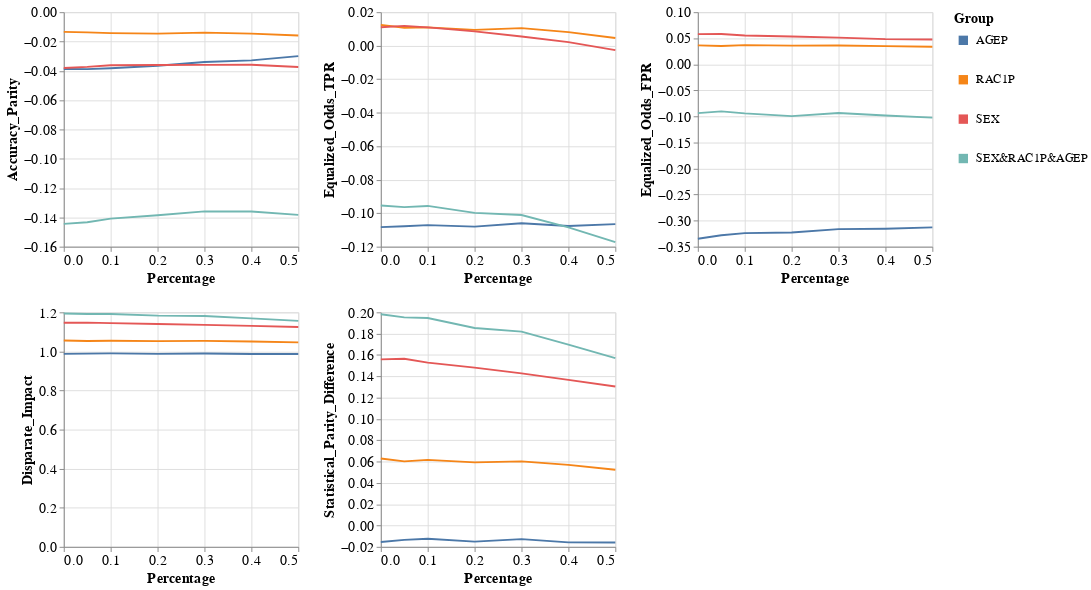

The notebook cell this image was saved under:
### Code cell
visualizer.create_groups_grid_pct_lines_plot(model_name=MODEL_NAMES[0],
                                             target_preprocessing_technique=PREPROCESSING_TECHNIQUES[0],
                                             group_metrics_type='fairness')

### Figure 1 — Vega-Lite specification as saved in the notebook (floating-point values rounded to 4 significant figures)
{"config": {"view": {"continuousWidth": 400, "continuousHeight": 300}, "axis": {"labelFontSize": 15, "titleFontSize": 15}, "legend": {"labelFontSize": 13, "symbolStrokeWidth": 10, "titleFontSize": 15}}, "vconcat": [{"hconcat": [{"mark": "line", "encoding": {"color": {"field": "Group", "type": "nominal"}, "x": {"field": "Percentage", "type": "quantitative"}, "y": {"field": "Metric_Value", "title": "Accuracy_Parity", "type": "quantitative"}}, "height": 250, "width": 250}, {"data": {"name": "data-ad0f767cbd55e0fc0c2838fa5a6bb660"}, "mark": "line", "encoding": {"color": {"field": "Group", "type": "nominal"}, "x": {"field": "Percentage", "type": "quantitative"}, "y": {"field": "Metric_Value", "title": "Equalized_Odds_TPR", "type": "quantitative"}}, "height": 250, "width": 250}, {"data": {"name": "data-da8549512f0180654f8ef8456ee999be"}, "mark": "line", "encoding": {"color": {"field": "Group", "type": "nominal"}, "x": {"field": "Percentage", "type": "quantitative"}, "y": {"field": "Metric_Value", "title": "Equalized_Odds_FPR", "type": "quantitative"}}, "height": 250, "width": 250}]}, {"hconcat": [{"mark": "line", "encoding": {"color": {"field": "Group", "type": "nominal"}, "x": {"field": "Percentage", "type": "quantitative"}, "y": {"field": "Metric_Value", "title": "Disparate_Impact", "type": "quantitative"}}, "height": 250, "width": 250}, {"data": {"name": "data-4366b5b77040f4d0078ce87c58eaea14"}, "mark": "line", "encoding": {"color": {"field": "Group", "type": "nominal"}, "x": {"field": "Percentage", "type": "quantitative"}, "y": {"field": "Metric_Value", "title": "Statistical_Parity_Difference", "type": "quantitative"}}, "height": 250, "width": 250}], "data": {"name": "data-ac8ec2bd438df7b74f782aacbf3c69d1"}}], "data": {"name": "data-cbc922f73b016362c7888bcfe7d3b747"}, "$schema": "https://vega.github.io/schema/vega-lite/v4.17.0.json", "datasets": {"data-cbc922f73b016362c7888bcfe7d3b747": [{"Model_Name": "DecisionTreeClassifier", "Metric": "Accuracy_Parity", "Group": "AGEP", "Metric_Value": -0.03873, "Percentage": 0.0}, {"Model_Name": "DecisionTreeClassifier", "Metric": "Accuracy_Parity", "Group": "RAC1P", "Metric_Value": -0.01341, "Percentage": 0.0}, {"Model_Name": "DecisionTreeClassifier", "Metric": "Accuracy_Parity", "Group": "SEX", "Metric_Value": -0.03807, "Percentage": 0.0}, {"Model_Name": "DecisionTreeClassifier", "Metric": "Accuracy_Parity", "Group": "SEX&RAC1P&AGEP", "Metric_Value": -0.1444, "Percentage": 0.0}, {"Model_Name": "DecisionTreeClassifier", "Metric": "Accuracy_Parity", "Group": "AGEP", "Metric_Value": -0.03883, "Percentage": 0.05}, {"Model_Name": "DecisionTreeClassifier", "Metric": "Accuracy_Parity", "Group": "RAC1P", "Metric_Value": -0.01378, "Percentage": 0.05}, {"Model_Name": "DecisionTreeClassifier", "Metric": "Accuracy_Parity", "Group": "SEX", "Metric_Value": -0.03734, "Percentage": 0.05}, {"Model_Name": "DecisionTreeClassifier", "Metric": "Accuracy_Parity", "Group": "SEX&RAC1P&AGEP", "Metric_Value": -0.1433, "Percentage": 0.05}, {"Model_Name": "DecisionTreeClassifier", "Metric": "Accuracy_Parity", "Group": "AGEP", "Metric_Value": -0.03821, "Percentage": 0.1}, {"Model_Name": "DecisionTreeClassifier", "Metric": "Accuracy_Parity", "Group": "RAC1P", "Metric_Value": -0.01426, "Percentage": 0.1}, {"Model_Name": "DecisionTreeClassifier", "Metric": "Accuracy_Parity", "Group": "SEX", "Metric_Value": -0.03622, "Percentage": 0.1}, {"Model_Name": "DecisionTreeClassifier", "Metric": "Accuracy_Parity", "Group": "SEX&RAC1P&AGEP", "Metric_Value": -0.1409, "Percentage": 0.1}, {"Model_Name": "DecisionTreeClassifier", "Metric": "Accuracy_Parity", "Group": "AGEP", "Metric_Value": -0.03658, "Percentage": 0.2}, {"Model_Name": "DecisionTreeClassifier", "Metric": "Accuracy_Parity", "Group": "RAC1P", "Metric_Value": -0.01458, "Percentage": 0.2}, {"Model_Name": "DecisionTreeClassifier", "Metric": "Accuracy_Parity", "Group": "SEX", "Metric_Value": -0.036, "Percentage": 0.2}, {"Model_Name": "DecisionTreeClassifier", "Metric": "Accuracy_Parity", "Group": "SEX&RAC1P&AGEP", "Metric_Value": -0.1385, "Percentage": 0.2}, {"Model_Name": "DecisionTreeClassifier", "Metric": "Accuracy_Parity", "Group": "AGEP", "Metric_Value": -0.03397, "Percentage": 0.3}, {"Model_Name": "DecisionTreeClassifier", "Metric": "Accuracy_Parity", "Group": "RAC1P", "Metric_Value": -0.01391, "Percentage": 0.3}, {"Model_Name": "DecisionTreeClassifier", "Metric": "Accuracy_Parity", "Group": "SEX", "Metric_Value": -0.03597, "Percentage": 0.3}, {"Model_Name": "DecisionTreeClassifier", "Metric": "Accuracy_Parity", "Group": "SEX&RAC1P&AGEP", "Metric_Value": -0.1359, "Percentage": 0.3}, {"Model_Name": "DecisionTreeClassifier", "Metric": "Accuracy_Parity", "Group": "AGEP", "Metric_Value": -0.03286, "Percentage": 0.4}, {"Model_Name": "DecisionTreeClassifier", "Metric": "Accuracy_Parity", "Group": "RAC1P", "Metric_Value": -0.01463, "Percentage": 0.4}, {"Model_Name": "DecisionTreeClassifier", "Metric": "Accuracy_Parity", "Group": "SEX", "Metric_Value": -0.03585, "Percentage": 0.4}, {"Model_Name": "DecisionTreeClassifier", "Metric": "Accuracy_Parity", "Group": "SEX&RAC1P&AGEP", "Metric_Value": -0.136, "Percentage": 0.4}, {"Model_Name": "DecisionTreeClassifier", "Metric": "Accuracy_Parity", "Group": "AGEP", "Metric_Value": -0.03, "Percentage": 0.5}, {"Model_Name": "DecisionTreeClassifier", "Metric": "Accuracy_Parity", "Group": "RAC1P", "Metric_Value": -0.01587, "Percentage": 0.5}, {"Model_Name": "DecisionTreeClassifier", "Metric": "Accuracy_Parity", "Group": "SEX", "Metric_Value": -0.03739, "Percentage": 0.5}, {"Model_Name": "DecisionTreeClassifier", "Metric": "Accuracy_Parity", "Group": "SEX&RAC1P&AGEP", "Metric_Value": -0.1383, "Percentage": 0.5}], "data-ad0f767cbd55e0fc0c2838fa5a6bb660": [{"Model_Name": "DecisionTreeClassifier", "Metric": "Equalized_Odds_TPR", "Group": "AGEP", "Metric_Value": -0.1083, "Percentage": 0.0}, {"Model_Name": "DecisionTreeClassifier", "Metric": "Equalized_Odds_TPR", "Group": "RAC1P", "Metric_Value": 0.01242, "Percentage": 0.0}, {"Model_Name": "DecisionTreeClassifier", "Metric": "Equalized_Odds_TPR", "Group": "SEX", "Metric_Value": 0.01103, "Percentage": 0.0}, {"Model_Name": "DecisionTreeClassifier", "Metric": "Equalized_Odds_TPR", "Group": "SEX&RAC1P&AGEP", "Metric_Value": -0.09543, "Percentage": 0.0}, {"Model_Name": "DecisionTreeClassifier", "Metric": "Equalized_Odds_TPR", "Group": "AGEP", "Metric_Value": -0.1078, "Percentage": 0.05}, {"Model_Name": "DecisionTreeClassifier", "Metric": "Equalized_Odds_TPR", "Group": "RAC1P", "Metric_Value": 0.0107, "Percentage": 0.05}, {"Model_Name": "DecisionTreeClassifier", "Metric": "Equalized_Odds_TPR", "Group": "SEX", "Metric_Value": 0.01184, "Percentage": 0.05}, {"Model_Name": "DecisionTreeClassifier", "Metric": "Equalized_Odds_TPR", "Group": "SEX&RAC1P&AGEP", "Metric_Value": -0.09637, "Percentage": 0.05}, {"Model_Name": "DecisionTreeClassifier", "Metric": "Equalized_Odds_TPR", "Group": "AGEP", "Metric_Value": -0.1071, "Percentage": 0.1}, {"Model_Name": "DecisionTreeClassifier", "Metric": "Equalized_Odds_TPR", "Group": "RAC1P", "Metric_Value": 0.01095, "Percentage": 0.1}, {"Model_Name": "DecisionTreeClassifier", "Metric": "Equalized_Odds_TPR", "Group": "SEX", "Metric_Value": 0.01092, "Percentage": 0.1}, {"Model_Name": "DecisionTreeClassifier", "Metric": "Equalized_Odds_TPR", "Group": "SEX&RAC1P&AGEP", "Metric_Value": -0.09567, "Percentage": 0.1}, {"Model_Name": "DecisionTreeClassifier", "Metric": "Equalized_Odds_TPR", "Group": "AGEP", "Metric_Value": -0.108, "Percentage": 0.2}, {"Model_Name": "DecisionTreeClassifier", "Metric": "Equalized_Odds_TPR", "Group": "RAC1P", "Metric_Value": 0.009449, "Percentage": 0.2}, {"Model_Name": "DecisionTreeClassifier", "Metric": "Equalized_Odds_TPR", "Group": "SEX", "Metric_Value": 0.008518, "Percentage": 0.2}, {"Model_Name": "DecisionTreeClassifier", "Metric": "Equalized_Odds_TPR", "Group": "SEX&RAC1P&AGEP", "Metric_Value": -0.09979, "Percentage": 0.2}, {"Model_Name": "DecisionTreeClassifier", "Metric": "Equalized_Odds_TPR", "Group": "AGEP", "Metric_Value": -0.106, "Percentage": 0.3}, {"Model_Name": "DecisionTreeClassifier", "Metric": "Equalized_Odds_TPR", "Group": "RAC1P", "Metric_Value": 0.01045, "Percentage": 0.3}, {"Model_Name": "DecisionTreeClassifier", "Metric": "Equalized_Odds_TPR", "Group": "SEX", "Metric_Value": 0.005475, "Percentage": 0.3}, {"Model_Name": "DecisionTreeClassifier", "Metric": "Equalized_Odds_TPR", "Group": "SEX&RAC1P&AGEP", "Metric_Value": -0.1011, "Percentage": 0.3}, {"Model_Name": "DecisionTreeClassifier", "Metric": "Equalized_Odds_TPR", "Group": "AGEP", "Metric_Value": -0.1077, "Percentage": 0.4}, {"Model_Name": "DecisionTreeClassifier", "Metric": "Equalized_Odds_TPR", "Group": "RAC1P", "Metric_Value": 0.008113, "Percentage": 0.4}, {"Model_Name": "DecisionTreeClassifier", "Metric": "Equalized_Odds_TPR", "Group": "SEX", "Metric_Value": 0.002148, "Percentage": 0.4}, {"Model_Name": "DecisionTreeClassifier", "Metric": "Equalized_Odds_TPR", "Group": "SEX&RAC1P&AGEP", "Metric_Value": -0.1085, "Percentage": 0.4}, {"Model_Name": "DecisionTreeClassifier", "Metric": "Equalized_Odds_TPR", "Group": "AGEP", "Metric_Value": -0.1066, "Percentage": 0.5}, {"Model_Name": "DecisionTreeClassifier", "Metric": "Equalized_Odds_TPR", "Group": "RAC1P", "Metric_Value": 0.004612, "Percentage": 0.5}, {"Model_Name": "DecisionTreeClassifier", "Metric": "Equalized_Odds_TPR", "Group": "SEX", "Metric_Value": -0.00262, "Percentage": 0.5}, {"Model_Name": "DecisionTreeClassifier", "Metric": "Equalized_Odds_TPR", "Group": "SEX&RAC1P&AGEP", "Metric_Value": -0.1173, "Percentage": 0.5}], "data-da8549512f0180654f8ef8456ee999be": [{"Model_Name": "DecisionTreeClassifier", "Metric": "Equalized_Odds_FPR", "Group": "AGEP", "Metric_Value": -0.3348, "Percentage": 0.0}, {"Model_Name": "DecisionTreeClassifier", "Metric": "Equalized_Odds_FPR", "Group": "RAC1P", "Metric_Value": 0.0364, "Percentage": 0.0}, {"Model_Name": "DecisionTreeClassifier", "Metric": "Equalized_Odds_FPR", "Group": "SEX", "Metric_Value": 0.05791, "Percentage": 0.0}, {"Model_Name": "DecisionTreeClassifier", "Metric": "Equalized_Odds_FPR", "Group": "SEX&RAC1P&AGEP", "Metric_Value": -0.09364, "Percentage": 0.0}, {"Model_Name": "DecisionTreeClassifier", "Metric": "Equalized_Odds_FPR", "Group": "AGEP", "Metric_Value": -0.3281, "Percentage": 0.05}, {"Model_Name": "DecisionTreeClassifier", "Metric": "Equalized_Odds_FPR", "Group": "RAC1P", "Metric_Value": 0.03521, "Percentage": 0.05}, {"Model_Name": "DecisionTreeClassifier", "Metric": "Equalized_Odds_FPR", "Group": "SEX", "Metric_Value": 0.05808, "Percentage": 0.05}, {"Model_Name": "DecisionTreeClassifier", "Metric": "Equalized_Odds_FPR", "Group": "SEX&RAC1P&AGEP", "Metric_Value": -0.09023, "Percentage": 0.05}, {"Model_Name": "DecisionTreeClassifier", "Metric": "Equalized_Odds_FPR", "Group": "AGEP", "Metric_Value": -0.3239, "Percentage": 0.1}, {"Model_Name": "DecisionTreeClassifier", "Metric": "Equalized_Odds_FPR", "Group": "RAC1P", "Metric_Value": 0.03676, "Percentage": 0.1}, {"Model_Name": "DecisionTreeClassifier", "Metric": "Equalized_Odds_FPR", "Group": "SEX", "Metric_Value": 0.0552, "Percentage": 0.1}, {"Model_Name": "DecisionTreeClassifier", "Metric": "Equalized_Odds_FPR", "Group": "SEX&RAC1P&AGEP", "Metric_Value": -0.09411, "Percentage": 0.1}, {"Model_Name": "DecisionTreeClassifier", "Metric": "Equalized_Odds_FPR", "Group": "AGEP", "Metric_Value": -0.3228, "Percentage": 0.2}, {"Model_Name": "DecisionTreeClassifier", "Metric": "Equalized_Odds_FPR", "Group": "RAC1P", "Metric_Value": 0.03591, "Percentage": 0.2}, {"Model_Name": "DecisionTreeClassifier", "Metric": "Equalized_Odds_FPR", "Group": "SEX", "Metric_Value": 0.05332, "Percentage": 0.2}, {"Model_Name": "DecisionTreeClassifier", "Metric": "Equalized_Odds_FPR", "Group": "SEX&RAC1P&AGEP", "Metric_Value": -0.09939, "Percentage": 0.2}, {"Model_Name": "DecisionTreeClassifier", "Metric": "Equalized_Odds_FPR", "Group": "AGEP", "Metric_Value": -0.3164, "Percentage": 0.3}, {"Model_Name": "DecisionTreeClassifier", "Metric": "Equalized_Odds_FPR", "Group": "RAC1P", "Metric_Value": 0.03599, "Percentage": 0.3}, {"Model_Name": "DecisionTreeClassifier", "Metric": "Equalized_Odds_FPR", "Group": "SEX", "Metric_Value": 0.05121, "Percentage": 0.3}, {"Model_Name": "DecisionTreeClassifier", "Metric": "Equalized_Odds_FPR", "Group": "SEX&RAC1P&AGEP", "Metric_Value": -0.09339, "Percentage": 0.3}, {"Model_Name": "DecisionTreeClassifier", "Metric": "Equalized_Odds_FPR", "Group": "AGEP", "Metric_Value": -0.3155, "Percentage": 0.4}, {"Model_Name": "DecisionTreeClassifier", "Metric": "Equalized_Odds_FPR", "Group": "RAC1P", "Metric_Value": 0.03498, "Percentage": 0.4}, {"Model_Name": "DecisionTreeClassifier", "Metric": "Equalized_Odds_FPR", "Group": "SEX", "Metric_Value": 0.04826, "Percentage": 0.4}, {"Model_Name": "DecisionTreeClassifier", "Metric": "Equalized_Odds_FPR", "Group": "SEX&RAC1P&AGEP", "Metric_Value": -0.09833, "Percentage": 0.4}, {"Model_Name": "DecisionTreeClassifier", "Metric": "Equalized_Odds_FPR", "Group": "AGEP", "Metric_Value": -0.3129, "Percentage": 0.5}, {"Model_Name": "DecisionTreeClassifier", "Metric": "Equalized_Odds_FPR", "Group": "RAC1P", "Metric_Value": 0.03372, "Percentage": 0.5}, {"Model_Name": "DecisionTreeClassifier", "Metric": "Equalized_Odds_FPR", "Group": "SEX", "Metric_Value": 0.0475, "Percentage": 0.5}, {"Model_Name": "DecisionTreeClassifier", "Metric": "Equalized_Odds_FPR", "Group": "SEX&RAC1P&AGEP", "Metric_Value": -0.1022, "Percentage": 0.5}], "data-ac8ec2bd438df7b74f782aacbf3c69d1": [{"Model_Name": "DecisionTreeClassifier", "Metric": "Disparate_Impact", "Group": "AGEP", "Metric_Value": 0.9872, "Percentage": 0.0}, {"Model_Name": "DecisionTreeClassifier", "Metric": "Disparate_Impact", "Group": "RAC1P", "Metric_Value": 1.056, "Percentage": 0.0}, {"Model_Name": "DecisionTreeClassifier", "Metric": "Disparate_Impact", "Group": "SEX", "Metric_Value": 1.147, "Percentage": 0.0}, {"Model_Name": "DecisionTreeClassifier", "Metric": "Disparate_Impact", "Group": "SEX&RAC1P&AGEP", "Metric_Value": 1.194, "Percentage": 0.0}, {"Model_Name": "DecisionTreeClassifier", "Metric": "Disparate_Impact", "Group": "AGEP", "Metric_Value": 0.989, "Percentage": 0.05}, {"Model_Name": "DecisionTreeClassifier", "Metric": "Disparate_Impact", "Group": "RAC1P", "Metric_Value": 1.053, "Percentage": 0.05}, {"Model_Name": "DecisionTreeClassifier", "Metric": "Disparate_Impact", "Group": "SEX", "Metric_Value": 1.148, "Percentage": 0.05}, {"Model_Name": "DecisionTreeClassifier", "Metric": "Disparate_Impact", "Group": "SEX&RAC1P&AGEP", "Metric_Value": 1.192, "Percentage": 0.05}, {"Model_Name": "DecisionTreeClassifier", "Metric": "Disparate_Impact", "Group": "AGEP", "Metric_Value": 0.9899, "Percentage": 0.1}, {"Model_Name": "DecisionTreeClassifier", "Metric": "Disparate_Impact", "Group": "RAC1P", "Metric_Value": 1.055, "Percentage": 0.1}, {"Model_Name": "DecisionTreeClassifier", "Metric": "Disparate_Impact", "Group": "SEX", "Metric_Value": 1.145, "Percentage": 0.1}, {"Model_Name": "DecisionTreeClassifier", "Metric": "Disparate_Impact", "Group": "SEX&RAC1P&AGEP", "Metric_Value": 1.192, "Percentage": 0.1}, {"Model_Name": "DecisionTreeClassifier", "Metric": "Disparate_Impact", "Group": "AGEP", "Metric_Value": 0.9874, "Percentage": 0.2}, {"Model_Name": "DecisionTreeClassifier", "Metric": "Disparate_Impact", "Group": "RAC1P", "Metric_Value": 1.053, "Percentage": 0.2}, {"Model_Name": "DecisionTreeClassifier", "Metric": "Disparate_Impact", "Group": "SEX", "Metric_Value": 1.141, "Percentage": 0.2}, {"Model_Name": "DecisionTreeClassifier", "Metric": "Disparate_Impact", "Group": "SEX&RAC1P&AGEP", "Metric_Value": 1.183, "Percentage": 0.2}, {"Model_Name": "DecisionTreeClassifier", "Metric": "Disparate_Impact", "Group": "AGEP", "Metric_Value": 0.9895, "Percentage": 0.3}, {"Model_Name": "DecisionTreeClassifier", "Metric": "Disparate_Impact", "Group": "RAC1P", "Metric_Value": 1.054, "Percentage": 0.3}, {"Model_Name": "DecisionTreeClassifier", "Metric": "Disparate_Impact", "Group": "SEX", "Metric_Value": 1.136, "Percentage": 0.3}, {"Model_Name": "DecisionTreeClassifier", "Metric": "Disparate_Impact", "Group": "SEX&RAC1P&AGEP", "Metric_Value": 1.181, "Percentage": 0.3}, {"Model_Name": "DecisionTreeClassifier", "Metric": "Disparate_Impact", "Group": "AGEP", "Metric_Value": 0.9867, "Percentage": 0.4}, {"Model_Name": "DecisionTreeClassifier", "Metric": "Disparate_Impact", "Group": "RAC1P", "Metric_Value": 1.051, "Percentage": 0.4}, {"Model_Name": "DecisionTreeClassifier", "Metric": "Disparate_Impact", "Group": "SEX", "Metric_Value": 1.131, "Percentage": 0.4}, {"Model_Name": "DecisionTreeClassifier", "Metric": "Disparate_Impact", "Group": "SEX&RAC1P&AGEP", "Metric_Value": 1.169, "Percentage": 0.4}, {"Model_Name": "DecisionTreeClassifier", "Metric": "Disparate_Impact", "Group": "AGEP", "Metric_Value": 0.9867, "Percentage": 0.5}, {"Model_Name": "DecisionTreeClassifier", "Metric": "Disparate_Impact", "Group": "RAC1P", "Metric_Value": 1.046, "Percentage": 0.5}, {"Model_Name": "DecisionTreeClassifier", "Metric": "Disparate_Impact", "Group": "SEX", "Metric_Value": 1.125, "Percentage": 0.5}, {"Model_Name": "DecisionTreeClassifier", "Metric": "Disparate_Impact", "Group": "SEX&RAC1P&AGEP", "Metric_Value": 1.156, "Percentage": 0.5}], "data-4366b5b77040f4d0078ce87c58eaea14": [{"Model_Name": "DecisionTreeClassifier", "Metric": "Statistical_Parity_Difference", "Group": "AGEP", "Metric_Value": -0.01539, "Percentage": 0.0}, {"Model_Name": "DecisionTreeClassifier", "Metric": "Statistical_Parity_Difference", "Group": "RAC1P", "Metric_Value": 0.0629, "Percentage": 0.0}, {"Model_Name": "DecisionTreeClassifier", "Metric": "Statistical_Parity_Difference", "Group": "SEX", "Metric_Value": 0.1559, "Percentage": 0.0}, {"Model_Name": "DecisionTreeClassifier", "Metric": "Statistical_Parity_Difference", "Group": "SEX&RAC1P&AGEP", "Metric_Value": 0.1982, "Percentage": 0.0}, {"Model_Name": "DecisionTreeClassifier", "Metric": "Statistical_Parity_Difference", "Group": "AGEP", "Metric_Value": -0.01344, "Percentage": 0.05}, {"Model_Name": "DecisionTreeClassifier", "Metric": "Statistical_Parity_Difference", "Group": "RAC1P", "Metric_Value": 0.06017, "Percentage": 0.05}, {"Model_Name": "DecisionTreeClassifier", "Metric": "Statistical_Parity_Difference", "Group": "SEX", "Metric_Value": 0.1564, "Percentage": 0.05}, {"Model_Name": "DecisionTreeClassifier", "Metric": "Statistical_Parity_Difference", "Group": "SEX&RAC1P&AGEP", "Metric_Value": 0.1953, "Percentage": 0.05}, {"Model_Name": "DecisionTreeClassifier", "Metric": "Statistical_Parity_Difference", "Group": "AGEP", "Metric_Value": -0.01239, "Percentage": 0.1}, {"Model_Name": "DecisionTreeClassifier", "Metric": "Statistical_Parity_Difference", "Group": "RAC1P", "Metric_Value": 0.06156, "Percentage": 0.1}, {"Model_Name": "DecisionTreeClassifier", "Metric": "Statistical_Parity_Difference", "Group": "SEX", "Metric_Value": 0.1528, "Percentage": 0.1}, {"Model_Name": "DecisionTreeClassifier", "Metric": "Statistical_Parity_Difference", "Group": "SEX&RAC1P&AGEP", "Metric_Value": 0.1947, "Percentage": 0.1}, {"Model_Name": "DecisionTreeClassifier", "Metric": "Statistical_Parity_Difference", "Group": "AGEP", "Metric_Value": -0.01513, "Percentage": 0.2}, {"Model_Name": "DecisionTreeClassifier", "Metric": "Statistical_Parity_Difference", "Group": "RAC1P", "Metric_Value": 0.05925, "Percentage": 0.2}, {"Model_Name": "DecisionTreeClassifier", "Metric": "Statistical_Parity_Difference", "Group": "SEX", "Metric_Value": 0.1482, "Percentage": 0.2}, {"Model_Name": "DecisionTreeClassifier", "Metric": "Statistical_Parity_Difference", "Group": "SEX&RAC1P&AGEP", "Metric_Value": 0.1853, "Percentage": 0.2}, {"Model_Name": "DecisionTreeClassifier", "Metric": "Statistical_Parity_Difference", "Group": "AGEP", "Metric_Value": -0.01274, "Percentage": 0.3}, {"Model_Name": "DecisionTreeClassifier", "Metric": "Statistical_Parity_Difference", "Group": "RAC1P", "Metric_Value": 0.06021, "Percentage": 0.3}, {"Model_Name": "DecisionTreeClassifier", "Metric": "Statistical_Parity_Difference", "Group": "SEX", "Metric_Value": 0.1428, "Percentage": 0.3}, {"Model_Name": "DecisionTreeClassifier", "Metric": "Statistical_Parity_Difference", "Group": "SEX&RAC1P&AGEP", "Metric_Value": 0.1819, "Percentage": 0.3}, {"Model_Name": "DecisionTreeClassifier", "Metric": "Statistical_Parity_Difference", "Group": "AGEP", "Metric_Value": -0.01578, "Percentage": 0.4}, {"Model_Name": "DecisionTreeClassifier", "Metric": "Statistical_Parity_Difference", "Group": "RAC1P", "Metric_Value": 0.05695, "Percentage": 0.4}, {"Model_Name": "DecisionTreeClassifier", "Metric": "Statistical_Parity_Difference", "Group": "SEX", "Metric_Value": 0.1366, "Percentage": 0.4}, {"Model_Name": "DecisionTreeClassifier", "Metric": "Statistical_Parity_Difference", "Group": "SEX&RAC1P&AGEP", "Metric_Value": 0.1697, "Percentage": 0.4}, {"Model_Name": "DecisionTreeClassifier", "Metric": "Statistical_Parity_Difference", "Group": "AGEP", "Metric_Value": -0.01588, "Percentage": 0.5}, {"Model_Name": "DecisionTreeClassifier", "Metric": "Statistical_Parity_Difference", "Group": "RAC1P", "Metric_Value": 0.0523, "Percentage": 0.5}, {"Model_Name": "DecisionTreeClassifier", "Metric": "Statistical_Parity_Difference", "Group": "SEX", "Metric_Value": 0.1305, "Percentage": 0.5}, {"Model_Name": "DecisionTreeClassifier", "Metric": "Statistical_Parity_Difference", "Group": "SEX&RAC1P&AGEP", "Metric_Value": 0.157, "Percentage": 0.5}]}}
